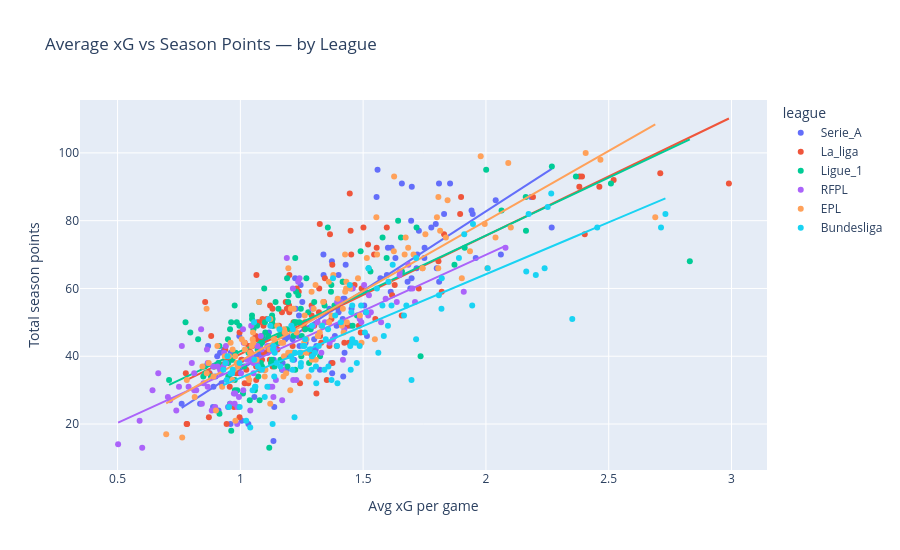

Notebook cell for this chart:
### Markdown cell above
<hr />
<h3>Does offensive performance (xG) translate into team success across different leagues?</h3>

### Code cell
## xG vs total points scatter (season level)
fig_scatter = px.scatter(
    team_season,
    x='avg_xG', y='total_pts',
    color='league',
    hover_name='team',
    hover_data={'year': True, 'win_rate': ':.2f'},
    trendline='ols',
    title='Average xG vs Season Points — by League',
    labels={'avg_xG': 'Avg xG per game', 'total_pts': 'Total season points'}
)
fig_scatter.update_layout(height=550)
fig_scatter.show()

### Figure 1 — Plotly figure (JSON) as saved in the notebook; plotly's stock layout.template omitted (floating-point values rounded to 4 significant figures; data arrays with more than 128 entries replaced by an {"elided": "..."} marker saying what was removed)
{"data": [{"customdata": {"elided": "120x2 float values"}, "hovertemplate": "<b>%{hovertext}</b><br><br>league=Serie_A<br>Avg xG per game=%{x}<br>Total season points=%{y}<br>year=%{customdata[0]}<br>win_rate=%{customdata[1]:.2f}<extra></extra>", "hovertext": ["AC Milan", "AC Milan", "AC Milan", "AC Milan", "AC Milan", "AC Milan", "Atalanta", "Atalanta", "Atalanta", "Atalanta", "Atalanta", "Atalanta", "Benevento", "Bologna", "Bologna", "Bologna", "Bologna", "Bologna", "Brescia", "Cagliari", "Cagliari", "Cagliari", "Cagliari", "Cagliari", "Carpi", "Cesena", "Chievo", "Chievo", "Chievo", "Chievo", "Chievo", "Crotone", "Crotone", "Empoli", "Empoli", "Empoli", "Empoli", "Fiorentina", "Fiorentina", "Fiorentina", "Fiorentina", "Fiorentina", "Fiorentina", "Frosinone", "Frosinone", "Genoa", "Genoa", "Genoa", "Genoa", "Genoa", "Genoa", "Inter", "Inter", "Inter", "Inter", "Inter", "Inter", "Juventus", "Juventus", "Juventus", "Juventus", "Juventus", "Juventus", "Lazio", "Lazio", "Lazio", "Lazio", "Lazio", "Lazio", "Lecce", "Napoli", "Napoli", "Napoli", "Napoli", "Napoli", "Napoli", "Palermo", "Palermo", "Palermo", "Parma", "Parma Calcio 1913", "Parma Calcio 1913", "Pescara", "Roma", "Roma", "Roma", "Roma", "Roma", "Roma", "SPAL 2013", "SPAL 2013", "SPAL 2013", "Sampdoria", "Sampdoria", "Sampdoria", "Sampdoria", "Sampdoria", "Sampdoria", "Sassuolo", "Sassuolo", "Sassuolo", "Sassuolo", "Sassuolo", "Sassuolo", "Torino", "Torino", "Torino", "Torino", "Torino", "Torino", "Udinese", "Udinese", "Udinese", "Udinese", "Udinese", "Udinese", "Verona", "Verona", "Verona", "Verona"], "legendgroup": "Serie_A", "marker": {"color": "#636efa", "symbol": "circle"}, "mode": "markers", "name": "Serie_A", "orientation": "v", "showlegend": true, "type": "scatter", "x": [1.239, 1.419, 1.57, 1.339, 1.373, 1.718, 1.077, 1.213, 1.616, 1.692, 1.959, 2.268, 1.006, 0.9336, 0.9608, 0.9503, 1.266, 1.516, 1.138, 1.419, 1.116, 1.007, 1.077, 1.103, 1.141, 0.911, 0.8688, 1.068, 1.125, 0.9058, 0.9599, 0.8992, 0.8747, 1.307, 0.9958, 0.9235, 1.37, 1.597, 1.4, 1.451, 1.424, 1.424, 1.385, 0.8906, 0.9501, 1.508, 1.192, 1.189, 1.111, 1.172, 1.324, 1.504, 1.429, 1.809, 1.601, 1.749, 1.946, 1.555, 1.658, 1.809, 1.559, 1.698, 1.941, 1.631, 1.453, 1.721, 1.75, 1.612, 1.778, 1.374, 1.697, 1.83, 2.04, 1.854, 1.796, 1.681, 1.447, 0.9618, 0.7609, 0.8359, 1.082, 1.178, 1.135, 1.338, 1.695, 2.184, 1.727, 1.8, 2.061, 0.9109, 1.139, 1.033, 1.252, 1.066, 1.215, 1.398, 1.4, 1.287, 1.129, 1.245, 1.331, 1.241, 1.309, 1.417, 1.363, 1.301, 1.51, 1.226, 1.223, 1.136, 0.9173, 1.219, 1.183, 1.189, 1.118, 1.123, 1.234, 1.057, 0.8885, 1.392], "xaxis": "x", "y": [52, 57, 63, 64, 68, 66, 37, 45, 72, 60, 69, 78, 21, 42, 41, 39, 44, 46, 25, 34, 47, 39, 41, 45, 38, 24, 43, 50, 43, 40, 20, 34, 35, 42, 46, 32, 38, 64, 64, 60, 57, 41, 46, 31, 25, 59, 46, 36, 41, 38, 36, 55, 67, 62, 72, 69, 82, 87, 91, 91, 95, 90, 83, 69, 54, 70, 72, 59, 78, 35, 63, 82, 86, 91, 79, 62, 49, 39, 26, 26, 41, 46, 15, 70, 80, 87, 77, 66, 70, 38, 42, 20, 56, 40, 48, 54, 53, 42, 49, 61, 49, 43, 43, 51, 54, 45, 53, 54, 63, 39, 41, 39, 45, 40, 43, 42, 46, 28, 25, 49], "yaxis": "y"}, {"hovertemplate": "<b>OLS trendline</b><br>total_pts = 46.8077 * avg_xG + -10.8604<br>R<sup>2</sup>=0.701870<br><br>league=Serie_A<br>Avg xG per game=%{x}<br>Total season points=%{y} <b>(trend)</b><extra></extra>", "legendgroup": "Serie_A", "marker": {"color": "#636efa", "symbol": "circle"}, "mode": "lines", "name": "Serie_A", "showlegend": false, "type": "scatter", "x": [0.7609, 0.8359, 0.8688, 0.8747, 0.8885, 0.8906, 0.8992, 0.9058, 0.9109, 0.911, 0.9173, 0.9235, 0.9336, 0.9501, 0.9503, 0.9599, 0.9608, 0.9618, 0.9958, 1.006, 1.007, 1.033, 1.057, 1.066, 1.068, 1.077, 1.077, 1.082, 1.103, 1.111, 1.116, 1.118, 1.123, 1.125, 1.129, 1.135, 1.136, 1.138, 1.139, 1.141, 1.172, 1.178, 1.183, 1.189, 1.189, 1.192, 1.213, 1.215, 1.219, 1.223, 1.226, 1.234, 1.239, 1.241, 1.245, 1.252, 1.266, 1.287, 1.301, 1.307, 1.309, 1.324, 1.331, 1.338, 1.339, 1.363, 1.37, 1.373, 1.374, 1.385, 1.392, 1.398, 1.4, 1.4, 1.417, 1.419, 1.419, 1.424, 1.424, 1.429, 1.447, 1.451, 1.453, 1.504, 1.508, 1.51, 1.516, 1.555, 1.559, 1.57, 1.597, 1.601, 1.612, 1.616, 1.631, 1.658, 1.681, 1.692, 1.695, 1.697, 1.698, 1.718, 1.721, 1.727, 1.749, 1.75, 1.778, 1.796, 1.8, 1.809, 1.809, 1.83, 1.854, 1.941, 1.946, 1.959, 2.04, 2.061, 2.184, 2.268], "xaxis": "x", "y": [24.76, 28.27, 29.81, 30.08, 30.73, 30.83, 31.23, 31.54, 31.78, 31.78, 32.08, 32.36, 32.84, 33.61, 33.62, 34.07, 34.11, 34.16, 35.75, 36.21, 36.28, 37.48, 38.62, 39.06, 39.14, 39.57, 39.57, 39.76, 40.78, 41.13, 41.4, 41.47, 41.69, 41.79, 42.0, 42.26, 42.3, 42.41, 42.46, 42.57, 44.0, 44.27, 44.49, 44.81, 44.81, 44.92, 45.9, 46.02, 46.18, 46.38, 46.53, 46.89, 47.12, 47.22, 47.43, 47.75, 48.39, 49.39, 50.01, 50.31, 50.43, 51.12, 51.43, 51.78, 51.81, 52.92, 53.27, 53.4, 53.45, 53.97, 54.3, 54.6, 54.66, 54.66, 55.46, 55.54, 55.55, 55.8, 55.81, 56.02, 56.85, 57.06, 57.14, 59.56, 59.75, 59.84, 60.08, 61.91, 62.1, 62.64, 63.87, 64.07, 64.6, 64.76, 65.51, 66.73, 67.82, 68.34, 68.5, 68.58, 68.62, 69.53, 69.68, 69.98, 71.02, 71.06, 72.35, 73.19, 73.39, 73.81, 73.84, 74.78, 75.92, 80.01, 80.23, 80.82, 84.62, 85.61, 91.37, 95.29], "yaxis": "y"}, {"customdata": {"elided": "120x2 float values"}, "hovertemplate": "<b>%{hovertext}</b><br><br>league=La_liga<br>Avg xG per game=%{x}<br>Total season points=%{y}<br>year=%{customdata[0]}<br>win_rate=%{customdata[1]:.2f}<extra></extra>", "hovertext": ["Alaves", "Alaves", "Alaves", "Alaves", "Almeria", "Athletic Club", "Athletic Club", "Athletic Club", "Athletic Club", "Athletic Club", "Athletic Club", "Atletico Madrid", "Atletico Madrid", "Atletico Madrid", "Atletico Madrid", "Atletico Madrid", "Atletico Madrid", "Barcelona", "Barcelona", "Barcelona", "Barcelona", "Barcelona", "Barcelona", "Celta Vigo", "Celta Vigo", "Celta Vigo", "Celta Vigo", "Celta Vigo", "Celta Vigo", "Cordoba", "Deportivo La Coruna", "Deportivo La Coruna", "Deportivo La Coruna", "Deportivo La Coruna", "Eibar", "Eibar", "Eibar", "Eibar", "Eibar", "Eibar", "Elche", "Espanyol", "Espanyol", "Espanyol", "Espanyol", "Espanyol", "Espanyol", "Getafe", "Getafe", "Getafe", "Getafe", "Getafe", "Girona", "Girona", "Granada", "Granada", "Granada", "Granada", "Las Palmas", "Las Palmas", "Las Palmas", "Leganes", "Leganes", "Leganes", "Leganes", "Levante", "Levante", "Levante", "Levante", "Levante", "Malaga", "Malaga", "Malaga", "Malaga", "Mallorca", "Osasuna", "Osasuna", "Rayo Vallecano", "Rayo Vallecano", "Rayo Vallecano", "Real Betis", "Real Betis", "Real Betis", "Real Betis", "Real Betis", "Real Madrid", "Real Madrid", "Real Madrid", "Real Madrid", "Real Madrid", "Real Madrid", "Real Sociedad", "Real Sociedad", "Real Sociedad", "Real Sociedad", "Real Sociedad", "Real Sociedad", "Real Valladolid", "Real Valladolid", "SD Huesca", "Sevilla", "Sevilla", "Sevilla", "Sevilla", "Sevilla", "Sevilla", "Sporting Gijon", "Sporting Gijon", "Valencia", "Valencia", "Valencia", "Valencia", "Valencia", "Valencia", "Villarreal", "Villarreal", "Villarreal", "Villarreal", "Villarreal", "Villarreal"], "legendgroup": "La_liga", "marker": {"color": "#EF553B", "symbol": "circle"}, "mode": "markers", "name": "La_liga", "orientation": "v", "showlegend": true, "type": "scatter", "x": [1.121, 0.9968, 1.076, 1.004, 1.018, 1.198, 1.418, 1.344, 1.363, 1.17, 1.108, 1.501, 1.445, 1.596, 1.323, 1.365, 1.545, 2.71, 2.989, 2.462, 2.381, 2.192, 1.895, 1.55, 1.321, 1.065, 1.437, 1.282, 1.064, 0.7833, 0.9966, 1.151, 1.079, 1.31, 0.7779, 1.393, 1.131, 1.09, 1.49, 1.114, 1.042, 1.157, 1.213, 0.8567, 1.094, 1.32, 0.9738, 0.8939, 1.099, 1.29, 1.238, 1.189, 1.371, 1.131, 0.9839, 1.088, 0.7812, 1.185, 1.018, 1.074, 0.9967, 0.8734, 1.033, 1.086, 1.024, 0.929, 1.032, 1.163, 1.423, 1.301, 1.216, 1.204, 1.062, 0.9441, 1.065, 0.8718, 1.29, 1.258, 1.375, 1.243, 1.056, 0.9399, 1.229, 1.36, 1.287, 2.52, 2.38, 2.391, 2.402, 1.807, 1.899, 0.8812, 1.262, 1.2, 1.483, 1.263, 1.34, 1.096, 0.9384, 1.352, 1.83, 1.657, 1.555, 1.618, 1.82, 1.451, 1.12, 0.9567, 1.449, 1.329, 1.325, 1.52, 1.629, 1.199, 1.494, 1.065, 1.374, 1.465, 1.442, 1.726], "xaxis": "x", "y": [55, 47, 50, 39, 32, 55, 62, 63, 43, 53, 51, 78, 88, 78, 79, 76, 70, 94, 91, 90, 93, 87, 82, 51, 60, 45, 49, 41, 37, 20, 35, 42, 36, 29, 35, 43, 54, 51, 47, 42, 41, 49, 43, 56, 49, 53, 25, 37, 36, 55, 59, 54, 51, 37, 35, 39, 20, 56, 44, 39, 22, 35, 43, 45, 36, 37, 32, 46, 44, 49, 50, 48, 46, 20, 33, 22, 52, 49, 38, 32, 45, 39, 60, 50, 41, 92, 90, 93, 76, 68, 87, 46, 48, 64, 49, 50, 56, 41, 42, 33, 76, 52, 72, 58, 59, 70, 39, 31, 77, 44, 46, 73, 61, 53, 60, 64, 67, 61, 44, 60], "yaxis": "y"}, {"hovertemplate": "<b>OLS trendline</b><br>total_pts = 34.9335 * avg_xG + 5.7172<br>R<sup>2</sup>=0.660759<br><br>league=La_liga<br>Avg xG per game=%{x}<br>Total season points=%{y} <b>(trend)</b><extra></extra>", "legendgroup": "La_liga", "marker": {"color": "#EF553B", "symbol": "circle"}, "mode": "lines", "name": "La_liga", "showlegend": false, "type": "scatter", "x": [0.7779, 0.7812, 0.7833, 0.8567, 0.8718, 0.8734, 0.8812, 0.8939, 0.929, 0.9384, 0.9399, 0.9441, 0.9567, 0.9738, 0.9839, 0.9966, 0.9967, 0.9968, 1.004, 1.018, 1.018, 1.024, 1.032, 1.033, 1.042, 1.056, 1.062, 1.064, 1.065, 1.065, 1.065, 1.074, 1.076, 1.079, 1.086, 1.088, 1.09, 1.094, 1.096, 1.099, 1.108, 1.114, 1.12, 1.121, 1.131, 1.131, 1.151, 1.157, 1.163, 1.17, 1.185, 1.189, 1.198, 1.199, 1.2, 1.204, 1.213, 1.216, 1.229, 1.238, 1.243, 1.258, 1.262, 1.263, 1.282, 1.287, 1.29, 1.29, 1.301, 1.31, 1.32, 1.321, 1.323, 1.325, 1.329, 1.34, 1.344, 1.352, 1.36, 1.363, 1.365, 1.371, 1.374, 1.375, 1.393, 1.418, 1.423, 1.437, 1.442, 1.445, 1.449, 1.451, 1.465, 1.483, 1.49, 1.494, 1.501, 1.52, 1.545, 1.55, 1.555, 1.596, 1.618, 1.629, 1.657, 1.726, 1.807, 1.82, 1.83, 1.895, 1.899, 2.192, 2.38, 2.381, 2.391, 2.402, 2.462, 2.52, 2.71, 2.989], "xaxis": "x", "y": [32.89, 33.01, 33.08, 35.64, 36.17, 36.23, 36.5, 36.94, 38.17, 38.5, 38.55, 38.7, 39.14, 39.73, 40.09, 40.53, 40.54, 40.54, 40.79, 41.27, 41.27, 41.5, 41.77, 41.81, 42.13, 42.59, 42.83, 42.89, 42.91, 42.93, 42.94, 43.22, 43.29, 43.4, 43.64, 43.73, 43.8, 43.94, 44.0, 44.12, 44.42, 44.65, 44.85, 44.88, 45.23, 45.23, 45.93, 46.15, 46.35, 46.57, 47.11, 47.26, 47.58, 47.62, 47.62, 47.78, 48.09, 48.21, 48.66, 48.96, 49.14, 49.65, 49.8, 49.83, 50.49, 50.67, 50.79, 50.8, 51.16, 51.48, 51.83, 51.87, 51.95, 51.99, 52.15, 52.52, 52.68, 52.95, 53.22, 53.32, 53.4, 53.61, 53.73, 53.76, 54.36, 55.26, 55.44, 55.9, 56.09, 56.21, 56.34, 56.42, 56.89, 57.52, 57.78, 57.9, 58.16, 58.82, 59.68, 59.85, 60.04, 61.48, 62.25, 62.61, 63.61, 66.03, 68.83, 69.3, 69.63, 71.92, 72.05, 82.28, 88.87, 88.9, 89.25, 89.64, 91.72, 93.76, 100.4, 110.1], "yaxis": "y"}, {"customdata": {"elided": "120x2 float values"}, "hovertemplate": "<b>%{hovertext}</b><br><br>league=Ligue_1<br>Avg xG per game=%{x}<br>Total season points=%{y}<br>year=%{customdata[0]}<br>win_rate=%{customdata[1]:.2f}<extra></extra>", "hovertext": ["Amiens", "Amiens", "Amiens", "Angers", "Angers", "Angers", "Angers", "Angers", "Bordeaux", "Bordeaux", "Bordeaux", "Bordeaux", "Bordeaux", "Bordeaux", "Brest", "Caen", "Caen", "Caen", "Caen", "Caen", "Dijon", "Dijon", "Dijon", "Dijon", "Evian Thonon Gaillard", "GFC Ajaccio", "Guingamp", "Guingamp", "Guingamp", "Guingamp", "Guingamp", "Lens", "Lille", "Lille", "Lille", "Lille", "Lille", "Lille", "Lorient", "Lorient", "Lorient", "Lyon", "Lyon", "Lyon", "Lyon", "Lyon", "Lyon", "Marseille", "Marseille", "Marseille", "Marseille", "Marseille", "Marseille", "Metz", "Metz", "Metz", "Metz", "Monaco", "Monaco", "Monaco", "Monaco", "Monaco", "Monaco", "Montpellier", "Montpellier", "Montpellier", "Montpellier", "Montpellier", "Montpellier", "Nancy", "Nantes", "Nantes", "Nantes", "Nantes", "Nantes", "Nantes", "Nice", "Nice", "Nice", "Nice", "Nice", "Nice", "Nimes", "Nimes", "Paris Saint Germain", "Paris Saint Germain", "Paris Saint Germain", "Paris Saint Germain", "Paris Saint Germain", "Paris Saint Germain", "Reims", "Reims", "Reims", "Reims", "Rennes", "Rennes", "Rennes", "Rennes", "Rennes", "Rennes", "SC Bastia", "SC Bastia", "SC Bastia", "Saint-Etienne", "Saint-Etienne", "Saint-Etienne", "Saint-Etienne", "Saint-Etienne", "Saint-Etienne", "Strasbourg", "Strasbourg", "Strasbourg", "Toulouse", "Toulouse", "Toulouse", "Toulouse", "Toulouse", "Toulouse", "Troyes", "Troyes"], "legendgroup": "Ligue_1", "marker": {"color": "#00cc96", "symbol": "circle"}, "mode": "markers", "name": "Ligue_1", "orientation": "v", "showlegend": true, "type": "scatter", "x": [0.828, 0.9113, 0.915, 0.9627, 1.216, 1.215, 1.25, 0.968, 1.269, 1.22, 1.369, 1.383, 0.9807, 1.088, 1.073, 1.089, 1.155, 1.192, 1.084, 0.7098, 1.016, 1.053, 0.9508, 0.9778, 0.892, 0.8558, 0.9961, 1.088, 1.24, 1.102, 1.038, 1.011, 1.077, 1.097, 1.16, 0.9507, 1.579, 1.457, 1.08, 1.113, 1.17, 1.654, 1.658, 1.872, 1.718, 1.914, 1.294, 1.596, 1.287, 1.417, 2.163, 1.371, 1.301, 0.9873, 0.9146, 0.9579, 0.8804, 1.49, 1.53, 2.001, 1.642, 1.224, 1.734, 1.194, 1.135, 1.163, 1.048, 1.227, 1.248, 0.8573, 0.9495, 0.958, 1.131, 1.047, 1.264, 0.9934, 1.189, 1.19, 1.356, 1.246, 1.143, 1.302, 1.276, 1.078, 2.064, 2.268, 2.162, 2.366, 2.509, 2.83, 1.143, 1.128, 0.9768, 1.033, 0.9853, 1.129, 1.1, 1.236, 1.475, 1.227, 0.7961, 0.7767, 0.8491, 1.224, 1.196, 1.129, 1.343, 1.522, 1.059, 1.139, 1.068, 1.28, 1.07, 1.325, 1.084, 1.139, 1.124, 1.118, 0.9629, 0.9771], "xaxis": "x", "y": [45, 38, 23, 50, 46, 41, 46, 39, 63, 50, 59, 55, 41, 37, 34, 46, 54, 37, 38, 33, 37, 48, 34, 30, 37, 37, 49, 44, 50, 47, 27, 29, 56, 60, 46, 38, 75, 49, 43, 46, 36, 75, 65, 67, 78, 72, 40, 69, 48, 62, 77, 61, 56, 30, 43, 26, 34, 71, 65, 95, 80, 36, 40, 56, 49, 39, 51, 59, 40, 35, 45, 48, 51, 52, 48, 37, 48, 63, 78, 54, 56, 41, 53, 27, 83, 96, 87, 93, 91, 68, 44, 39, 55, 41, 50, 52, 50, 58, 52, 50, 47, 50, 34, 69, 58, 50, 55, 66, 30, 38, 49, 38, 42, 40, 44, 37, 38, 13, 18, 33], "yaxis": "y"}, {"hovertemplate": "<b>OLS trendline</b><br>total_pts = 34.1615 * avg_xG + 7.28372<br>R<sup>2</sup>=0.596940<br><br>league=Ligue_1<br>Avg xG per game=%{x}<br>Total season points=%{y} <b>(trend)</b><extra></extra>", "legendgroup": "Ligue_1", "marker": {"color": "#00cc96", "symbol": "circle"}, "mode": "lines", "name": "Ligue_1", "showlegend": false, "type": "scatter", "x": [0.7098, 0.7767, 0.7961, 0.828, 0.8491, 0.8558, 0.8573, 0.8804, 0.892, 0.9113, 0.9146, 0.915, 0.9495, 0.9507, 0.9508, 0.9579, 0.958, 0.9627, 0.9629, 0.968, 0.9768, 0.9771, 0.9778, 0.9807, 0.9853, 0.9873, 0.9934, 0.9961, 1.011, 1.016, 1.033, 1.038, 1.047, 1.048, 1.053, 1.059, 1.068, 1.07, 1.073, 1.077, 1.078, 1.08, 1.084, 1.084, 1.088, 1.088, 1.089, 1.097, 1.1, 1.102, 1.113, 1.118, 1.124, 1.128, 1.129, 1.129, 1.131, 1.135, 1.139, 1.139, 1.143, 1.143, 1.155, 1.16, 1.163, 1.17, 1.189, 1.19, 1.192, 1.194, 1.196, 1.215, 1.216, 1.22, 1.224, 1.224, 1.227, 1.227, 1.236, 1.24, 1.246, 1.248, 1.25, 1.264, 1.269, 1.276, 1.28, 1.287, 1.294, 1.301, 1.302, 1.325, 1.343, 1.356, 1.369, 1.371, 1.383, 1.417, 1.457, 1.475, 1.49, 1.522, 1.53, 1.579, 1.596, 1.642, 1.654, 1.658, 1.718, 1.734, 1.872, 1.914, 2.001, 2.064, 2.162, 2.163, 2.268, 2.366, 2.509, 2.83], "xaxis": "x", "y": [31.53, 33.82, 34.48, 35.57, 36.29, 36.52, 36.57, 37.36, 37.76, 38.42, 38.53, 38.54, 39.72, 39.76, 39.76, 40.01, 40.01, 40.17, 40.18, 40.35, 40.65, 40.66, 40.69, 40.79, 40.94, 41.01, 41.22, 41.31, 41.81, 41.98, 42.58, 42.75, 43.06, 43.07, 43.27, 43.46, 43.77, 43.85, 43.94, 44.07, 44.12, 44.17, 44.3, 44.31, 44.46, 44.46, 44.5, 44.77, 44.87, 44.91, 45.32, 45.46, 45.7, 45.82, 45.86, 45.87, 45.93, 46.06, 46.19, 46.21, 46.34, 46.34, 46.75, 46.91, 47.02, 47.25, 47.91, 47.95, 47.99, 48.09, 48.15, 48.77, 48.81, 48.96, 49.08, 49.08, 49.2, 49.21, 49.51, 49.66, 49.86, 49.92, 49.98, 50.47, 50.63, 50.89, 51.01, 51.23, 51.5, 51.72, 51.76, 52.53, 53.16, 53.61, 54.05, 54.1, 54.53, 55.67, 57.07, 57.67, 58.17, 59.29, 59.54, 61.23, 61.79, 63.39, 63.79, 63.93, 65.96, 66.52, 71.23, 72.65, 75.64, 77.78, 81.15, 81.18, 84.78, 88.12, 93.0, 104.0], "yaxis": "y"}, {"customdata": {"elided": "96x2 float values"}, "hovertemplate": "<b>%{hovertext}</b><br><br>league=RFPL<br>Avg xG per game=%{x}<br>Total season points=%{y}<br>year=%{customdata[0]}<br>win_rate=%{customdata[1]:.2f}<extra></extra>", "hovertext": ["Amkar", "Amkar", "Amkar", "Amkar", "Anzhi Makhachkala", "Anzhi Makhachkala", "Anzhi Makhachkala", "Anzhi Makhachkala", "Arsenal Tula", "Arsenal Tula", "Arsenal Tula", "Arsenal Tula", "Arsenal Tula", "CSKA Moscow", "CSKA Moscow", "CSKA Moscow", "CSKA Moscow", "CSKA Moscow", "CSKA Moscow", "Dinamo Moscow", "Dinamo Moscow", "Dinamo Moscow", "Dinamo Moscow", "Dinamo Moscow", "FC Krasnodar", "FC Krasnodar", "FC Krasnodar", "FC Krasnodar", "FC Krasnodar", "FC Krasnodar", "FC Orenburg", "FC Orenburg", "FC Orenburg", "FC Rostov", "FC Rostov", "FC Rostov", "FC Rostov", "FC Rostov", "FC Rostov", "FC Tambov", "FC Ufa", "FC Ufa", "FC Ufa", "FC Ufa", "FC Ufa", "FC Ufa", "FC Yenisey Krasnoyarsk", "FK Akhmat", "FK Akhmat", "FK Akhmat", "FK Akhmat", "FK Akhmat", "FK Akhmat", "Krylya Sovetov Samara", "Krylya Sovetov Samara", "Krylya Sovetov Samara", "Krylya Sovetov Samara", "Kuban Krasnodar", "Kuban Krasnodar", "Lokomotiv Moscow", "Lokomotiv Moscow", "Lokomotiv Moscow", "Lokomotiv Moscow", "Lokomotiv Moscow", "Lokomotiv Moscow", "Mordovya", "Mordovya", "PFC Sochi", "Rubin Kazan", "Rubin Kazan", "Rubin Kazan", "Rubin Kazan", "Rubin Kazan", "Rubin Kazan", "SKA-Khabarovsk", "Spartak Moscow", "Spartak Moscow", "Spartak Moscow", "Spartak Moscow", "Spartak Moscow", "Spartak Moscow", "Tom Tomsk", "Torpedo Moscow", "Tosno", "Ural", "Ural", "Ural", "Ural", "Ural", "Ural", "Zenit St. Petersburg", "Zenit St. Petersburg", "Zenit St. Petersburg", "Zenit St. Petersburg", "Zenit St. Petersburg", "Zenit St. Petersburg"], "legendgroup": "RFPL", "marker": {"color": "#ab63fa", "symbol": "circle"}, "mode": "markers", "name": "RFPL", "orientation": "v", "showlegend": true, "type": "scatter", "x": [0.8501, 0.7892, 0.6657, 0.8121, 0.9584, 0.8122, 0.8836, 0.5898, 0.8975, 0.7048, 1.087, 1.083, 1.067, 1.701, 1.649, 1.236, 1.524, 1.486, 1.344, 1.493, 0.9883, 1.043, 1.145, 1.33, 1.458, 1.394, 1.044, 1.293, 1.711, 1.521, 0.8204, 1.069, 1.17, 0.9788, 1.241, 0.8402, 0.9066, 0.9339, 1.377, 0.8669, 0.7501, 0.7136, 0.7617, 0.9412, 0.8433, 0.8671, 0.9872, 0.8888, 1.013, 1.011, 1.047, 0.8639, 1.13, 0.9199, 1.135, 0.9943, 1.119, 1.172, 0.9766, 1.11, 1.315, 1.14, 1.214, 1.408, 1.592, 0.8023, 1.041, 1.215, 1.423, 1.228, 1.053, 0.9416, 0.9173, 1.003, 0.6003, 1.364, 1.573, 1.189, 1.637, 1.297, 1.418, 0.5021, 0.9737, 0.7391, 1.012, 1.027, 0.6423, 0.9309, 1.058, 1.054, 1.684, 1.91, 1.504, 1.531, 1.649, 2.08], "xaxis": "x", "y": [32, 31, 35, 35, 26, 30, 24, 21, 25, 28, 42, 46, 38, 60, 65, 62, 58, 51, 50, 50, 25, 40, 33, 41, 60, 56, 49, 54, 56, 52, 30, 43, 27, 29, 63, 48, 37, 41, 45, 31, 31, 27, 43, 43, 26, 38, 20, 37, 44, 48, 39, 42, 31, 35, 28, 28, 31, 36, 26, 43, 50, 42, 60, 56, 57, 38, 24, 33, 48, 33, 38, 38, 36, 35, 13, 44, 50, 69, 56, 49, 39, 14, 29, 24, 30, 39, 30, 37, 38, 35, 67, 59, 61, 53, 64, 72], "yaxis": "y"}, {"hovertemplate": "<b>OLS trendline</b><br>total_pts = 33.0444 * avg_xG + 3.82205<br>R<sup>2</sup>=0.626514<br><br>league=RFPL<br>Avg xG per game=%{x}<br>Total season points=%{y} <b>(trend)</b><extra></extra>", "legendgroup": "RFPL", "marker": {"color": "#ab63fa", "symbol": "circle"}, "mode": "lines", "name": "RFPL", "showlegend": false, "type": "scatter", "x": [0.5021, 0.5898, 0.6003, 0.6423, 0.6657, 0.7048, 0.7136, 0.7391, 0.7501, 0.7617, 0.7892, 0.8023, 0.8121, 0.8122, 0.8204, 0.8402, 0.8433, 0.8501, 0.8639, 0.8669, 0.8671, 0.8836, 0.8888, 0.8975, 0.9066, 0.9173, 0.9199, 0.9309, 0.9339, 0.9412, 0.9416, 0.9584, 0.9737, 0.9766, 0.9788, 0.9872, 0.9883, 0.9943, 1.003, 1.011, 1.012, 1.013, 1.027, 1.041, 1.043, 1.044, 1.047, 1.053, 1.054, 1.058, 1.067, 1.069, 1.083, 1.087, 1.11, 1.119, 1.13, 1.135, 1.14, 1.145, 1.17, 1.172, 1.189, 1.214, 1.215, 1.228, 1.236, 1.241, 1.293, 1.297, 1.315, 1.33, 1.344, 1.364, 1.377, 1.394, 1.408, 1.418, 1.423, 1.458, 1.486, 1.493, 1.504, 1.521, 1.524, 1.531, 1.573, 1.592, 1.637, 1.649, 1.649, 1.684, 1.701, 1.711, 1.91, 2.08], "xaxis": "x", "y": [20.42, 23.31, 23.66, 25.05, 25.82, 27.11, 27.4, 28.25, 28.61, 28.99, 29.9, 30.33, 30.66, 30.66, 30.93, 31.59, 31.69, 31.91, 32.37, 32.47, 32.48, 33.02, 33.19, 33.48, 33.78, 34.13, 34.22, 34.58, 34.68, 34.92, 34.94, 35.49, 36.0, 36.09, 36.17, 36.44, 36.48, 36.68, 36.96, 37.22, 37.26, 37.31, 37.77, 38.21, 38.3, 38.33, 38.43, 38.63, 38.64, 38.79, 39.08, 39.15, 39.61, 39.74, 40.49, 40.81, 41.16, 41.31, 41.5, 41.65, 42.49, 42.55, 43.12, 43.93, 43.98, 44.41, 44.65, 44.83, 46.55, 46.67, 47.26, 47.77, 48.24, 48.89, 49.31, 49.89, 50.36, 50.67, 50.86, 51.99, 52.92, 53.15, 53.52, 54.08, 54.17, 54.43, 55.81, 56.42, 57.91, 58.3, 58.31, 59.47, 60.02, 60.37, 66.93, 72.55], "yaxis": "y"}, {"customdata": {"elided": "120x2 float values"}, "hovertemplate": "<b>%{hovertext}</b><br><br>league=EPL<br>Avg xG per game=%{x}<br>Total season points=%{y}<br>year=%{customdata[0]}<br>win_rate=%{customdata[1]:.2f}<extra></extra>", "hovertext": ["Arsenal", "Arsenal", "Arsenal", "Arsenal", "Arsenal", "Arsenal", "Aston Villa", "Aston Villa", "Aston Villa", "Bournemouth", "Bournemouth", "Bournemouth", "Bournemouth", "Bournemouth", "Brighton", "Brighton", "Brighton", "Burnley", "Burnley", "Burnley", "Burnley", "Burnley", "Cardiff", "Chelsea", "Chelsea", "Chelsea", "Chelsea", "Chelsea", "Chelsea", "Crystal Palace", "Crystal Palace", "Crystal Palace", "Crystal Palace", "Crystal Palace", "Crystal Palace", "Everton", "Everton", "Everton", "Everton", "Everton", "Everton", "Fulham", "Huddersfield", "Huddersfield", "Hull", "Hull", "Leicester", "Leicester", "Leicester", "Leicester", "Leicester", "Leicester", "Liverpool", "Liverpool", "Liverpool", "Liverpool", "Liverpool", "Liverpool", "Manchester City", "Manchester City", "Manchester City", "Manchester City", "Manchester City", "Manchester City", "Manchester United", "Manchester United", "Manchester United", "Manchester United", "Manchester United", "Manchester United", "Middlesbrough", "Newcastle United", "Newcastle United", "Newcastle United", "Newcastle United", "Newcastle United", "Norwich", "Norwich", "Queens Park Rangers", "Sheffield United", "Southampton", "Southampton", "Southampton", "Southampton", "Southampton", "Southampton", "Stoke", "Stoke", "Stoke", "Stoke", "Sunderland", "Sunderland", "Sunderland", "Swansea", "Swansea", "Swansea", "Swansea", "Tottenham", "Tottenham", "Tottenham", "Tottenham", "Tottenham", "Tottenham", "Watford", "Watford", "Watford", "Watford", "Watford", "West Bromwich Albion", "West Bromwich Albion", "West Bromwich Albion", "West Bromwich Albion", "West Ham", "West Ham", "West Ham", "West Ham", "West Ham", "West Ham", "Wolverhampton Wanderers", "Wolverhampton Wanderers"], "legendgroup": "EPL", "marker": {"color": "#FFA15A", "symbol": "circle"}, "mode": "markers", "name": "EPL", "orientation": "v", "showlegend": true, "type": "scatter", "x": [1.837, 1.935, 1.673, 1.902, 1.705, 1.337, 0.8711, 0.6981, 1.187, 1.019, 1.316, 1.052, 1.548, 1.176, 0.9793, 0.9744, 1.248, 1.036, 0.9366, 0.8624, 1.177, 1.299, 1.099, 1.806, 1.434, 1.626, 1.557, 1.683, 2.006, 1.178, 1.119, 1.195, 1.493, 1.333, 0.9065, 1.181, 1.421, 1.306, 1.15, 1.418, 1.413, 1.122, 0.8456, 0.7632, 0.8629, 0.8905, 1.269, 1.8, 1.167, 1.323, 1.371, 1.606, 1.36, 1.431, 1.753, 2.039, 2.091, 1.979, 1.995, 1.742, 2.101, 2.406, 2.466, 2.69, 1.426, 1.195, 1.515, 1.554, 1.806, 1.742, 0.814, 1.058, 0.9896, 1.174, 1.05, 0.9603, 1.031, 0.9798, 1.203, 1.206, 1.446, 1.479, 1.315, 1.102, 1.307, 1.487, 1.217, 1.122, 1.26, 0.9672, 0.9854, 1.066, 0.9006, 1.076, 1.052, 1.039, 0.7819, 1.379, 1.669, 1.844, 1.813, 1.625, 1.29, 1.137, 0.9541, 1.207, 1.361, 1.278, 1.017, 1.046, 1.006, 0.9259, 1.229, 1.432, 1.27, 0.9685, 1.262, 1.291, 1.396, 1.427], "xaxis": "x", "y": [75, 71, 75, 63, 70, 56, 38, 17, 35, 42, 46, 44, 45, 34, 40, 36, 41, 33, 40, 54, 40, 54, 34, 87, 50, 93, 70, 72, 66, 48, 42, 41, 44, 49, 43, 47, 47, 61, 49, 54, 49, 26, 37, 16, 35, 34, 41, 81, 44, 47, 52, 62, 62, 60, 76, 75, 97, 99, 79, 66, 78, 100, 98, 81, 70, 66, 69, 81, 66, 66, 28, 39, 37, 44, 45, 44, 34, 21, 30, 54, 60, 63, 46, 36, 39, 52, 54, 51, 44, 33, 38, 39, 24, 56, 47, 41, 33, 64, 70, 86, 77, 71, 59, 45, 40, 41, 50, 34, 44, 43, 45, 31, 47, 62, 45, 42, 52, 39, 57, 59], "yaxis": "y"}, {"hovertemplate": "<b>OLS trendline</b><br>total_pts = 41.3561 * avg_xG + -2.79589<br>R<sup>2</sup>=0.751373<br><br>league=EPL<br>Avg xG per game=%{x}<br>Total season points=%{y} <b>(trend)</b><extra></extra>", "legendgroup": "EPL", "marker": {"color": "#FFA15A", "symbol": "circle"}, "mode": "lines", "name": "EPL", "showlegend": false, "type": "scatter", "x": [0.6981, 0.7632, 0.7819, 0.814, 0.8456, 0.8624, 0.8629, 0.8711, 0.8905, 0.9006, 0.9065, 0.9259, 0.9366, 0.9541, 0.9603, 0.9672, 0.9685, 0.9744, 0.9793, 0.9798, 0.9854, 0.9896, 1.006, 1.017, 1.019, 1.031, 1.036, 1.039, 1.046, 1.05, 1.052, 1.052, 1.058, 1.066, 1.076, 1.099, 1.102, 1.119, 1.122, 1.122, 1.137, 1.15, 1.167, 1.174, 1.176, 1.177, 1.178, 1.181, 1.187, 1.195, 1.195, 1.203, 1.206, 1.207, 1.217, 1.229, 1.248, 1.26, 1.262, 1.269, 1.27, 1.278, 1.29, 1.291, 1.299, 1.306, 1.307, 1.315, 1.316, 1.323, 1.333, 1.337, 1.36, 1.361, 1.371, 1.379, 1.396, 1.413, 1.418, 1.421, 1.426, 1.427, 1.431, 1.432, 1.434, 1.446, 1.479, 1.487, 1.493, 1.515, 1.548, 1.554, 1.557, 1.606, 1.625, 1.626, 1.669, 1.673, 1.683, 1.705, 1.742, 1.742, 1.753, 1.8, 1.806, 1.806, 1.813, 1.837, 1.844, 1.902, 1.935, 1.979, 1.995, 2.006, 2.039, 2.091, 2.101, 2.406, 2.466, 2.69], "xaxis": "x", "y": [26.07, 28.77, 29.54, 30.87, 32.18, 32.87, 32.89, 33.23, 34.03, 34.45, 34.69, 35.5, 35.94, 36.66, 36.92, 37.2, 37.26, 37.5, 37.71, 37.73, 37.96, 38.13, 38.79, 39.24, 39.33, 39.85, 40.05, 40.19, 40.47, 40.64, 40.69, 40.73, 40.98, 41.3, 41.72, 42.66, 42.78, 43.47, 43.59, 43.6, 44.22, 44.77, 45.46, 45.77, 45.82, 45.9, 45.91, 46.06, 46.28, 46.62, 46.64, 46.97, 47.06, 47.1, 47.55, 48.01, 48.82, 49.31, 49.4, 49.67, 49.71, 50.06, 50.55, 50.61, 50.91, 51.22, 51.26, 51.6, 51.64, 51.93, 52.32, 52.51, 53.47, 53.51, 53.92, 54.22, 54.95, 55.66, 55.83, 55.95, 56.2, 56.22, 56.37, 56.41, 56.5, 57.02, 58.37, 58.69, 58.97, 59.86, 61.21, 61.46, 61.59, 63.61, 64.4, 64.46, 66.22, 66.4, 66.82, 67.72, 69.24, 69.25, 69.72, 71.66, 71.88, 71.91, 72.2, 73.17, 73.46, 75.86, 77.23, 79.04, 79.72, 80.16, 81.53, 83.68, 84.11, 96.71, 99.2, 108.4], "yaxis": "y"}, {"customdata": {"elided": "108x2 float values"}, "hovertemplate": "<b>%{hovertext}</b><br><br>league=Bundesliga<br>Avg xG per game=%{x}<br>Total season points=%{y}<br>year=%{customdata[0]}<br>win_rate=%{customdata[1]:.2f}<extra></extra>", "hovertext": ["Augsburg", "Augsburg", "Augsburg", "Augsburg", "Augsburg", "Augsburg", "Bayer Leverkusen", "Bayer Leverkusen", "Bayer Leverkusen", "Bayer Leverkusen", "Bayer Leverkusen", "Bayer Leverkusen", "Bayern Munich", "Bayern Munich", "Bayern Munich", "Bayern Munich", "Bayern Munich", "Bayern Munich", "Borussia Dortmund", "Borussia Dortmund", "Borussia Dortmund", "Borussia Dortmund", "Borussia Dortmund", "Borussia Dortmund", "Borussia M.Gladbach", "Borussia M.Gladbach", "Borussia M.Gladbach", "Borussia M.Gladbach", "Borussia M.Gladbach", "Borussia M.Gladbach", "Darmstadt", "Darmstadt", "Eintracht Frankfurt", "Eintracht Frankfurt", "Eintracht Frankfurt", "Eintracht Frankfurt", "Eintracht Frankfurt", "Eintracht Frankfurt", "FC Cologne", "FC Cologne", "FC Cologne", "FC Cologne", "FC Cologne", "Fortuna Duesseldorf", "Fortuna Duesseldorf", "Freiburg", "Freiburg", "Freiburg", "Freiburg", "Freiburg", "Hamburger SV", "Hamburger SV", "Hamburger SV", "Hamburger SV", "Hannover 96", "Hannover 96", "Hannover 96", "Hannover 96", "Hertha Berlin", "Hertha Berlin", "Hertha Berlin", "Hertha Berlin", "Hertha Berlin", "Hertha Berlin", "Hoffenheim", "Hoffenheim", "Hoffenheim", "Hoffenheim", "Hoffenheim", "Hoffenheim", "Ingolstadt", "Ingolstadt", "Mainz 05", "Mainz 05", "Mainz 05", "Mainz 05", "Mainz 05", "Mainz 05", "Nuernberg", "Paderborn", "Paderborn", "RasenBallsport Leipzig", "RasenBallsport Leipzig", "RasenBallsport Leipzig", "RasenBallsport Leipzig", "Schalke 04", "Schalke 04", "Schalke 04", "Schalke 04", "Schalke 04", "Schalke 04", "Union Berlin", "VfB Stuttgart", "VfB Stuttgart", "VfB Stuttgart", "VfB Stuttgart", "Werder Bremen", "Werder Bremen", "Werder Bremen", "Werder Bremen", "Werder Bremen", "Werder Bremen", "Wolfsburg", "Wolfsburg", "Wolfsburg", "Wolfsburg", "Wolfsburg", "Wolfsburg"], "legendgroup": "Bundesliga", "marker": {"color": "#19d3f3", "symbol": "circle"}, "mode": "markers", "name": "Bundesliga", "orientation": "v", "showlegend": true, "type": "scatter", "x": [1.292, 1.247, 0.9966, 1.243, 1.395, 1.29, 1.446, 1.556, 1.562, 1.676, 1.809, 1.82, 1.947, 2.266, 2.174, 2.251, 2.713, 2.731, 1.584, 2.453, 2.203, 1.944, 1.912, 1.89, 1.522, 1.578, 1.348, 1.507, 1.615, 2.164, 1.148, 0.9973, 1.393, 0.9691, 1.282, 1.208, 1.819, 1.716, 0.9478, 1.261, 1.333, 1.221, 1.449, 1.455, 1.05, 1.138, 1.159, 1.088, 1.213, 1.357, 0.9664, 1.14, 0.9386, 1.06, 1.071, 0.9538, 1.212, 1.024, 0.9605, 1.056, 1.122, 1.135, 1.486, 1.303, 1.47, 1.163, 1.603, 1.492, 2.352, 1.666, 1.207, 1.309, 1.292, 1.409, 1.246, 0.9308, 1.447, 1.359, 1.04, 1.061, 1.131, 1.62, 1.512, 2.007, 2.239, 1.213, 1.386, 1.319, 1.377, 1.371, 1.057, 1.223, 1.342, 1.697, 1.115, 1.099, 1.255, 1.474, 1.264, 1.133, 1.452, 1.11, 1.716, 1.456, 1.308, 0.9443, 1.456, 1.601], "xaxis": "x", "y": [49, 38, 38, 41, 32, 36, 61, 60, 41, 55, 58, 63, 79, 88, 82, 84, 78, 82, 46, 78, 64, 55, 76, 69, 66, 55, 45, 47, 55, 65, 38, 25, 43, 36, 42, 49, 54, 45, 40, 43, 49, 22, 36, 44, 30, 34, 48, 36, 36, 48, 35, 41, 38, 31, 37, 25, 39, 21, 35, 50, 49, 43, 43, 41, 44, 37, 62, 55, 51, 52, 40, 32, 40, 50, 37, 36, 43, 37, 19, 31, 20, 67, 53, 66, 66, 48, 52, 43, 63, 33, 39, 41, 36, 33, 51, 28, 43, 38, 45, 42, 53, 31, 69, 45, 37, 33, 55, 49], "yaxis": "y"}, {"hovertemplate": "<b>OLS trendline</b><br>total_pts = 30.6235 * avg_xG + 2.96094<br>R<sup>2</sup>=0.665588<br><br>league=Bundesliga<br>Avg xG per game=%{x}<br>Total season points=%{y} <b>(trend)</b><extra></extra>", "legendgroup": "Bundesliga", "marker": {"color": "#19d3f3", "symbol": "circle"}, "mode": "lines", "name": "Bundesliga", "showlegend": false, "type": "scatter", "x": [0.9308, 0.9386, 0.9443, 0.9478, 0.9538, 0.9605, 0.9664, 0.9691, 0.9966, 0.9973, 1.024, 1.04, 1.05, 1.056, 1.057, 1.06, 1.061, 1.071, 1.088, 1.099, 1.11, 1.115, 1.122, 1.131, 1.133, 1.135, 1.138, 1.14, 1.148, 1.159, 1.163, 1.207, 1.208, 1.212, 1.213, 1.213, 1.221, 1.223, 1.243, 1.246, 1.247, 1.255, 1.261, 1.264, 1.282, 1.29, 1.292, 1.292, 1.303, 1.308, 1.309, 1.319, 1.333, 1.342, 1.348, 1.357, 1.359, 1.371, 1.377, 1.386, 1.393, 1.395, 1.409, 1.446, 1.447, 1.449, 1.452, 1.455, 1.456, 1.456, 1.47, 1.474, 1.486, 1.492, 1.507, 1.512, 1.522, 1.556, 1.562, 1.578, 1.584, 1.601, 1.603, 1.615, 1.62, 1.666, 1.676, 1.697, 1.716, 1.716, 1.809, 1.819, 1.82, 1.89, 1.912, 1.944, 1.947, 2.007, 2.164, 2.174, 2.203, 2.239, 2.251, 2.266, 2.352, 2.453, 2.713, 2.731], "xaxis": "x", "y": [31.46, 31.71, 31.88, 31.98, 32.17, 32.37, 32.56, 32.64, 33.48, 33.5, 34.31, 34.82, 35.11, 35.29, 35.32, 35.42, 35.46, 35.77, 36.27, 36.63, 36.95, 37.11, 37.32, 37.61, 37.65, 37.71, 37.81, 37.87, 38.12, 38.46, 38.59, 39.91, 39.94, 40.09, 40.09, 40.12, 40.34, 40.41, 41.03, 41.12, 41.14, 41.4, 41.58, 41.68, 42.22, 42.46, 42.51, 42.51, 42.86, 43.01, 43.05, 43.36, 43.79, 44.07, 44.23, 44.52, 44.56, 44.95, 45.14, 45.41, 45.63, 45.69, 46.12, 47.24, 47.29, 47.34, 47.42, 47.52, 47.54, 47.54, 47.96, 48.11, 48.46, 48.64, 49.12, 49.28, 49.56, 50.61, 50.79, 51.3, 51.48, 51.99, 52.05, 52.43, 52.58, 53.99, 54.28, 54.93, 55.5, 55.51, 58.34, 58.66, 58.7, 60.84, 61.5, 62.49, 62.59, 64.43, 69.24, 69.53, 70.43, 71.53, 71.91, 72.35, 74.98, 78.09, 86.04, 86.59], "yaxis": "y"}], "layout": {"height": 550, "legend": {"title": {"text": "league"}, "tracegroupgap": 0}, "title": {"text": "Average xG vs Season Points — by League"}, "xaxis": {"anchor": "y", "domain": [0, 1], "title": {"text": "Avg xG per game"}}, "yaxis": {"anchor": "x", "domain": [0, 1], "title": {"text": "Total season points"}}}}
